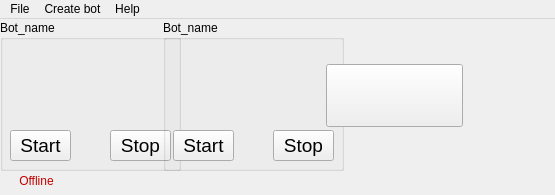
<?xml version="1.0" encoding="UTF-8"?>
<ui version="4.0">
 <class>MainWindow</class>
 <widget class="QMainWindow" name="MainWindow">
  <property name="geometry">
   <rect>
    <x>0</x>
    <y>0</y>
    <width>555</width>
    <height>195</height>
   </rect>
  </property>
  <property name="windowTitle">
   <string>MainWindow</string>
  </property>
  <widget class="QWidget" name="centralwidget">
   <widget class="QWidget" name="horizontalLayoutWidget">
    <property name="geometry">
     <rect>
      <x>0</x>
      <y>0</y>
      <width>463</width>
      <height>153</height>
     </rect>
    </property>
    <layout class="QHBoxLayout" name="horizontalLayout">
     <item>
      <widget class="QGroupBox" name="botGroupBox">
       <property name="minimumSize">
        <size>
         <width>181</width>
         <height>151</height>
        </size>
       </property>
       <property name="maximumSize">
        <size>
         <width>181</width>
         <height>151</height>
        </size>
       </property>
       <property name="title">
        <string>Bot_name</string>
       </property>
       <widget class="QPushButton" name="startBotButton">
        <property name="geometry">
         <rect>
          <x>10</x>
          <y>110</y>
          <width>61</width>
          <height>31</height>
         </rect>
        </property>
        <property name="font">
         <font>
          <pointsize>14</pointsize>
          <weight>50</weight>
          <bold>false</bold>
         </font>
        </property>
        <property name="text">
         <string>Start</string>
        </property>
       </widget>
       <widget class="QPushButton" name="stopBotButton">
        <property name="geometry">
         <rect>
          <x>110</x>
          <y>110</y>
          <width>61</width>
          <height>31</height>
         </rect>
        </property>
        <property name="font">
         <font>
          <pointsize>14</pointsize>
          <weight>50</weight>
          <bold>false</bold>
         </font>
        </property>
        <property name="text">
         <string>Stop</string>
        </property>
       </widget>
       <widget class="QLabel" name="botInfo">
        <property name="geometry">
         <rect>
          <x>10</x>
          <y>20</y>
          <width>161</width>
          <height>81</height>
         </rect>
        </property>
        <property name="text">
         <string/>
        </property>
        <property name="alignment">
         <set>Qt::AlignCenter</set>
        </property>
       </widget>
      </widget>
     </item>
     <item>
      <widget class="QGroupBox" name="botGroupBox_2">
       <property name="minimumSize">
        <size>
         <width>181</width>
         <height>151</height>
        </size>
       </property>
       <property name="maximumSize">
        <size>
         <width>181</width>
         <height>151</height>
        </size>
       </property>
       <property name="title">
        <string>Bot_name</string>
       </property>
       <widget class="QPushButton" name="startBotButton_3">
        <property name="geometry">
         <rect>
          <x>10</x>
          <y>110</y>
          <width>61</width>
          <height>31</height>
         </rect>
        </property>
        <property name="font">
         <font>
          <pointsize>14</pointsize>
          <weight>50</weight>
          <bold>false</bold>
         </font>
        </property>
        <property name="text">
         <string>Start</string>
        </property>
       </widget>
       <widget class="QPushButton" name="stopBotButton_3">
        <property name="geometry">
         <rect>
          <x>110</x>
          <y>110</y>
          <width>61</width>
          <height>31</height>
         </rect>
        </property>
        <property name="font">
         <font>
          <pointsize>14</pointsize>
          <weight>50</weight>
          <bold>false</bold>
         </font>
        </property>
        <property name="text">
         <string>Stop</string>
        </property>
       </widget>
       <widget class="QLabel" name="botInfo_3">
        <property name="geometry">
         <rect>
          <x>10</x>
          <y>20</y>
          <width>161</width>
          <height>81</height>
         </rect>
        </property>
        <property name="text">
         <string/>
        </property>
        <property name="alignment">
         <set>Qt::AlignCenter</set>
        </property>
       </widget>
      </widget>
     </item>
     <item>
      <widget class="QPushButton" name="addBotButton">
       <property name="sizePolicy">
        <sizepolicy hsizetype="Fixed" vsizetype="Fixed">
         <horstretch>0</horstretch>
         <verstretch>0</verstretch>
        </sizepolicy>
       </property>
       <property name="font">
        <font>
         <pointsize>36</pointsize>
         <weight>75</weight>
         <bold>true</bold>
        </font>
       </property>
       <property name="layoutDirection">
        <enum>Qt::LeftToRight</enum>
       </property>
       <property name="autoFillBackground">
        <bool>false</bool>
       </property>
       <property name="text">
        <string/>
       </property>
       <property name="icon">
        <iconset>
         <normaloff>icons/plus.png</normaloff>icons/plus.png</iconset>
       </property>
       <property name="iconSize">
        <size>
         <width>75</width>
         <height>75</height>
        </size>
       </property>
      </widget>
     </item>
    </layout>
   </widget>
   <widget class="QFrame" name="frame">
    <property name="geometry">
     <rect>
      <x>-9</x>
      <y>137</y>
      <width>101</width>
      <height>41</height>
     </rect>
    </property>
    <widget class="QLabel" name="db_status_label">
     <property name="enabled">
      <bool>false</bool>
     </property>
     <property name="geometry">
      <rect>
       <x>22</x>
       <y>18</y>
       <width>47</width>
       <height>13</height>
      </rect>
     </property>
     <property name="palette">
      <palette>
       <active>
        <colorrole role="WindowText">
         <brush brushstyle="SolidPattern">
          <color alpha="255">
           <red>0</red>
           <green>131</green>
           <blue>0</blue>
          </color>
         </brush>
        </colorrole>
        <colorrole role="Dark">
         <brush brushstyle="SolidPattern">
          <color alpha="255">
           <red>194</red>
           <green>0</green>
           <blue>0</blue>
          </color>
         </brush>
        </colorrole>
        <colorrole role="Text">
         <brush brushstyle="SolidPattern">
          <color alpha="255">
           <red>0</red>
           <green>0</green>
           <blue>0</blue>
          </color>
         </brush>
        </colorrole>
        <colorrole role="ButtonText">
         <brush brushstyle="SolidPattern">
          <color alpha="255">
           <red>0</red>
           <green>0</green>
           <blue>0</blue>
          </color>
         </brush>
        </colorrole>
       </active>
       <inactive>
        <colorrole role="WindowText">
         <brush brushstyle="SolidPattern">
          <color alpha="255">
           <red>0</red>
           <green>131</green>
           <blue>0</blue>
          </color>
         </brush>
        </colorrole>
        <colorrole role="Dark">
         <brush brushstyle="SolidPattern">
          <color alpha="255">
           <red>194</red>
           <green>0</green>
           <blue>0</blue>
          </color>
         </brush>
        </colorrole>
        <colorrole role="Text">
         <brush brushstyle="SolidPattern">
          <color alpha="255">
           <red>0</red>
           <green>0</green>
           <blue>0</blue>
          </color>
         </brush>
        </colorrole>
        <colorrole role="ButtonText">
         <brush brushstyle="SolidPattern">
          <color alpha="255">
           <red>0</red>
           <green>0</green>
           <blue>0</blue>
          </color>
         </brush>
        </colorrole>
       </inactive>
       <disabled>
        <colorrole role="WindowText">
         <brush brushstyle="SolidPattern">
          <color alpha="255">
           <red>194</red>
           <green>0</green>
           <blue>0</blue>
          </color>
         </brush>
        </colorrole>
        <colorrole role="Dark">
         <brush brushstyle="SolidPattern">
          <color alpha="255">
           <red>194</red>
           <green>0</green>
           <blue>0</blue>
          </color>
         </brush>
        </colorrole>
        <colorrole role="Text">
         <brush brushstyle="SolidPattern">
          <color alpha="255">
           <red>194</red>
           <green>0</green>
           <blue>0</blue>
          </color>
         </brush>
        </colorrole>
        <colorrole role="ButtonText">
         <brush brushstyle="SolidPattern">
          <color alpha="255">
           <red>194</red>
           <green>0</green>
           <blue>0</blue>
          </color>
         </brush>
        </colorrole>
       </disabled>
      </palette>
     </property>
     <property name="font">
      <font>
       <weight>50</weight>
       <bold>false</bold>
      </font>
     </property>
     <property name="text">
      <string>Offline</string>
     </property>
     <property name="alignment">
      <set>Qt::AlignCenter</set>
     </property>
    </widget>
   </widget>
  </widget>
  <widget class="QMenuBar" name="menubar">
   <property name="geometry">
    <rect>
     <x>0</x>
     <y>0</y>
     <width>555</width>
     <height>21</height>
    </rect>
   </property>
   <widget class="QMenu" name="menuFile">
    <property name="title">
     <string>File</string>
    </property>
    <addaction name="actionPrivet"/>
    <addaction name="separator"/>
    <addaction name="actionExit"/>
   </widget>
   <widget class="QMenu" name="menuHelp">
    <property name="title">
     <string>Help</string>
    </property>
    <addaction name="actionContact_Baganec"/>
    <addaction name="actionContact_Germanec"/>
    <addaction name="actionAbout"/>
   </widget>
   <widget class="QMenu" name="menuFishers">
    <property name="title">
     <string>Create bot</string>
    </property>
    <addaction name="actionNew_fisher"/>
    <addaction name="actionNew_supplier"/>
    <addaction name="actionNew_farmer"/>
    <addaction name="actionNew_observer"/>
   </widget>
   <addaction name="menuFile"/>
   <addaction name="menuFishers"/>
   <addaction name="menuHelp"/>
  </widget>
  <action name="actionPrivet">
   <property name="text">
    <string>Privet😂</string>
   </property>
   <property name="statusTip">
    <string>Бесполезная кнопка</string>
   </property>
  </action>
  <action name="action_5">
   <property name="text">
    <string>😂</string>
   </property>
  </action>
  <action name="actionContact_Baganec">
   <property name="text">
    <string>Contact Baganec</string>
   </property>
  </action>
  <action name="actionContact_Germanec">
   <property name="text">
    <string>Contact Germanec</string>
   </property>
  </action>
  <action name="actionAbout">
   <property name="text">
    <string>About!</string>
   </property>
   <property name="statusTip">
    <string>О двух физиках, которым было лень рыбачить самим...</string>
   </property>
   <property name="shortcut">
    <string>Ctrl+M</string>
   </property>
  </action>
  <action name="actionExit">
   <property name="text">
    <string>Exit</string>
   </property>
  </action>
  <action name="actionNew_fisher">
   <property name="text">
    <string>New fisher</string>
   </property>
   <property name="statusTip">
    <string>Создает нового бота для рыбалки</string>
   </property>
  </action>
  <action name="actionNew_supplier">
   <property name="text">
    <string>New supplier</string>
   </property>
   <property name="statusTip">
    <string>Создает нового бота для раздачи ресурсов</string>
   </property>
  </action>
  <action name="actionNew_farmer">
   <property name="text">
    <string>New farmer</string>
   </property>
   <property name="statusTip">
    <string>Создает нового бота для фарма</string>
   </property>
  </action>
  <action name="actionNew_observer">
   <property name="text">
    <string>New observer</string>
   </property>
   <property name="statusTip">
    <string>Создает нового бота для наблюдения за ценами у брокера</string>
   </property>
  </action>
 </widget>
 <resources/>
 <connections/>
</ui>
